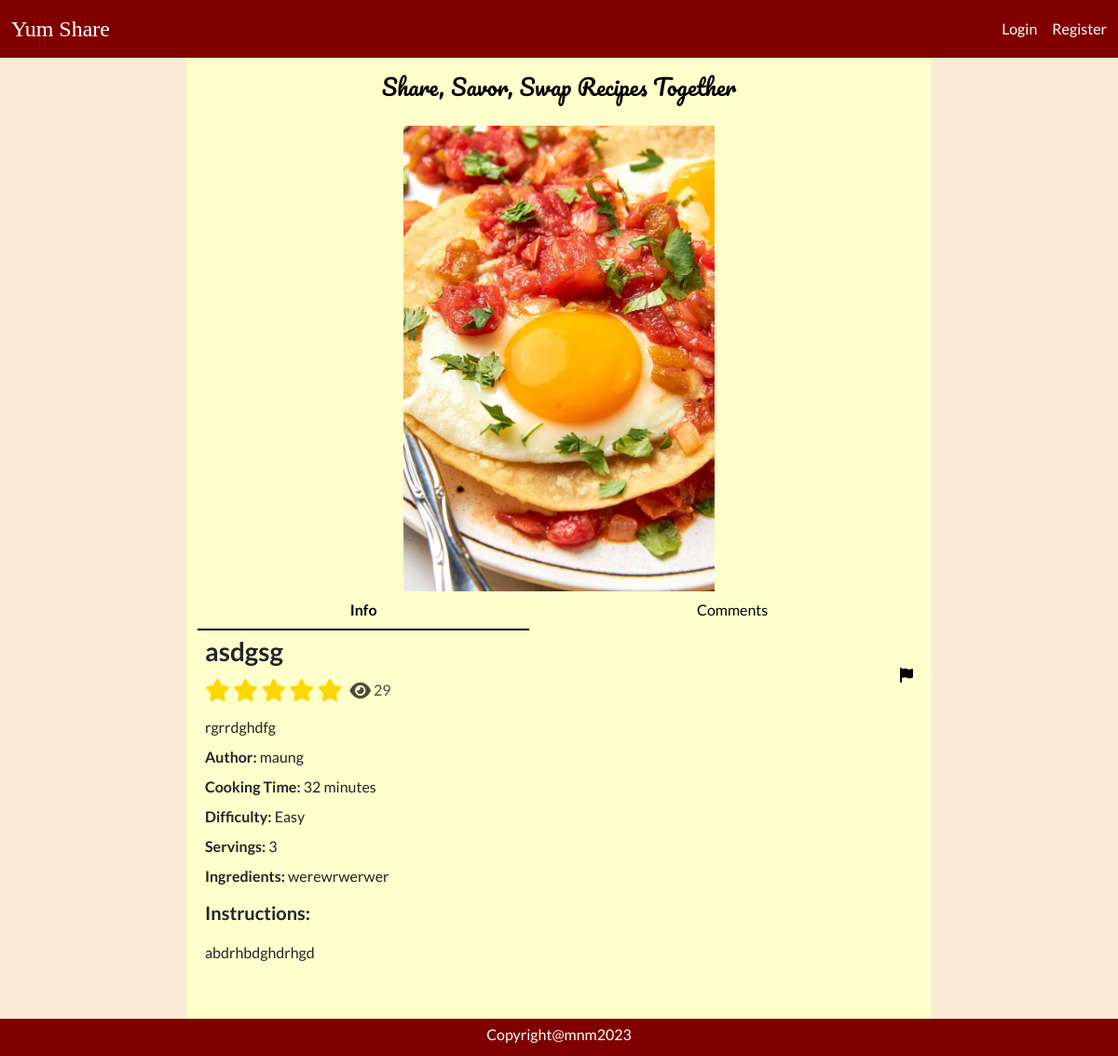
The page /recipe?id=7 on the database as committed earlier.
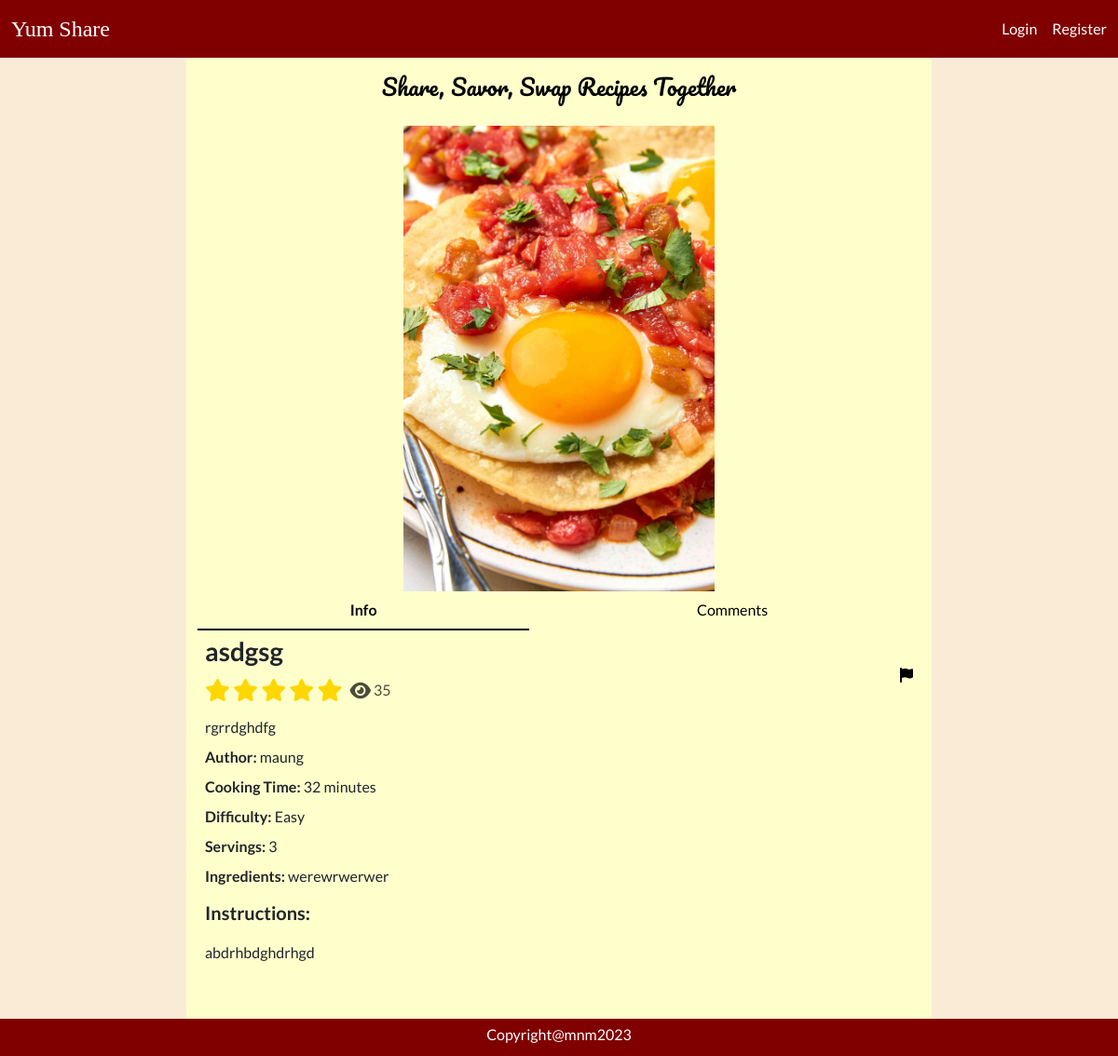
The same page on the database as committed later.
### tables this page shows
CREATE TABLE `recipes` (
  `id` int NOT NULL AUTO_INCREMENT,
  `name` varchar(255) NOT NULL,
  `time` int NOT NULL,
  `difficulty` int DEFAULT NULL,
  `description` varchar(255) DEFAULT NULL,
  `instructions` text NOT NULL,
  `servings` int DEFAULT NULL,
  `image` varchar(255) DEFAULT NULL,
  `views` int DEFAULT '0',
  `user_id` int NOT NULL,
  `created` datetime NOT NULL,
  `ingredients` text NOT NULL,
  `updated` datetime DEFAULT NULL,
  `rating` int DEFAULT '0',
  PRIMARY KEY (`id`),
  KEY `user_id` (`user_id`),
  CONSTRAINT `recipes_ibfk_1` FOREIGN KEY (`user_id`) REFERENCES `users` (`id`) ON DELETE CASCADE
);

CREATE TABLE `users` (
  `id` int NOT NULL AUTO_INCREMENT,
  `name` varchar(255) NOT NULL,
  `email` varchar(255) NOT NULL,
  `password` varchar(255) NOT NULL,
  `is_admin` int DEFAULT '0',
  `created` datetime NOT NULL,
  `updated` datetime DEFAULT NULL,
  `banned` int NOT NULL DEFAULT '0',
  PRIMARY KEY (`id`)
);

### Core/functions.php (called while the page is built, shortened)
<?php
function base_path($path)
{
    return BASE_PATH . $path;
}
function view($path, $attributes = [])
{
    extract($attributes);
    require base_path('views/' . $path);
}
function intToDifficulty($value) {
    switch($value) {
        case 1:
            return 'Easy';
            break;
    }
}
function loggedIn() {
    return isset($_SESSION['user']);
}

### Http/controllers/recipes/show.php (called while the page is built, shortened)
<?php
$recipeRepo = new RecipeRepository();
$commentRepo = new CommentRepository();
$userRepo = new UserRepository();
$recipeId = $_GET['id'];
$recipeRepo->updateView($recipeId);
$recipe = $recipeRepo->findById($recipeId);
$isFavourite = false;
$userRating = false;
$comments = $commentRepo->findByRecipeId($recipeId);
view('/recipes/show.view.php',[
    'recipe' => $recipe,
    'isFavourite' => $isFavourite,
    'userRating' => $userRating ? $userRating['rating'] : '',
    'comments' => $comments,
    'author' => $recipe ? $userRepo->findById($recipe['user_id']) : ''
]);

### public/index.php (called while the page is built, shortened)
<?php
require BASE_PATH . 'Core/functions.php';
require BASE_PATH . 'bootstrap.php';
$router = new Core\Router();
$url = parse_url($_SERVER['REQUEST_URI'])['path'];
$method = $_POST['_method'] ?? $_SERVER['REQUEST_METHOD'];
$router->route($url, $method);

### Core/App.php (called while the page is built, shortened)
<?php
class App
{
    protected static Container $container;
    public static function setContainer($container) {
        static::$container = $container;
    }
    public static function getContainer() {
        return static::$container;
    }
}

### config.php (called while the page is built)
<?php
return [
  'database' => [
      'host' => 'localhost',
      'port' => 3306,
      'dbname' => 'recipeapp'
  ]
];

### bootstrap.php (called while the page is built, shortened)
<?php
$container = new Container();
$container->bind('Core\Database', function () {
    $config = require base_path('config.php');
    return new Database($config['database']);
});

### Core/Database.php (called while the page is built, shortened)
<?php
class Database
{
    protected $connection;
    public function __construct($config, $username = 'root', $password = 'root')
    {
        $dsn = 'mysql:' . http_build_query($config, '', ';');
        $this->connection = new PDO($dsn, $username, $password, [
            PDO::ATTR_DEFAULT_FETCH_MODE => PDO::FETCH_ASSOC
        ]);
    }
    public function query($query, $params = []) {
        $this->statement = $this->connection->prepare($query);
        $this->statement->execute($params);
        return $this->statement;
    }
}

### Core/Container.php (called while the page is built, shortened)
<?php
class Container
{
    protected $bindings = [];
    public function bind($key, $value) {
        $this->bindings[$key] = $value;
    }
    public function resolve($key) {
        return call_user_func($this->bindings[$key]);
    }
}

### repositories/RecipeRepository.php (called while the page is built, shortened)
<?php
class RecipeRepository
{
    protected Database $db;
    public function __construct()
    {
        $this->db = App::getContainer()->resolve('Core\Database');
    }
    public function findById(int $recipeId) {
        $statement = "SELECT * FROM recipes WHERE id = :id";
        return $this->db->query($statement, [
           'id' => $recipeId
        ])->fetch();
    }
    public function updateRecipe($attributes): void
    {
        $statement = 'UPDATE recipes SET  ';
        foreach ($attributes as $key => $value) {
            if ($key === 'id') {
                continue;
            }
            $statement = $statement . $key . '=:' . $key . ',';
        }
        $statement = substr($statement, 0, -1);
        $statement = $statement . ' WHERE id=:id';
        $this->db->query($statement, $attributes);
    }
}

### repositories/UserRepository.php (called while the page is built, shortened)
<?php
class UserRepository
{
    protected Database $db;
    public function __construct()
    {
        $this->db = App::getContainer()->resolve('Core\Database');
    }
    public function findById($id) {
        $query = "SELECT * FROM users WHERE id = :id";
        $user = $this->db->query($query, [
            'id' => $id
        ])->fetch();
        return $user;
    }
}

### views/recipes/show.view.php (the view, shortened to what the changed rows need)
<!doctype html>
<html lang="en">
<head>
  <?php require BASE_PATH . 'public/resources/links/links.php' ?>
</head>
<body>
  <header>
    <?php require base_path('views/partials/nav.view.php') ?>
  </header>
  <main>
    <div class="d-flex justify-content-center container-fluid">
      <div class="content container-fluid" style="max-width: 800px; background-color: #ffffcc;">
        <p class="slogan text-black mb-4 fs-4">Share, Savor, Swap Recipes Together</p>
        <?php if ($recipe) : ?>
          <div class="recipe-image d-flex flex-column align-items-center position-relative">
            <img id="recipe-image" class="" src="<?= $_FILES['image'] ?? $recipe['image'] ?>" alt="recipe" style="max-width: 100%; max-height: 500px;">
            <ul class="text-dark nav nav-underline nav-fill" style="width: 100%;">
              <li class="info-tab nav-item">
                <button id='info-button' class="nav-link active">Info</button>
              </li>
              <li class="comments-tab nav-item">
                <button id="comments-button" class="nav-link"><span class="text-black">Comments</span></button>
              </li>
            </ul>
          </div>
          <div class="info text-start lh-1 p-2" id="info-section">
            <div class="d-flex flex-row justify-content-between align-items-center mb-2">
              <div class="d-flex flex-column gap-1 mb-3">
                <p class="fw-semibold fs-3"><?= htmlspecialchars($recipe['name']) ?></p>
                <div class="d-flex flex-row">
                  <div class="me-2">
                    <?php if (isset($recipe['rating'])) : ?>
                      <?php for ($i = 1; $i <= $recipe['rating']; $i++) : ?>
                        <i class="star fa-solid fa-star fa-xl"></i>
                      <?php endfor; ?>
                    <?php endif; ?>
                  </div>
                  <div style="color: rgba(0, 0, 0, 0.7);">
                    <i class="fa-solid fa-eye fa-lg"></i>
                    <span><?= $recipe['views'] ?></span>
                  </div>
                </div>
              </div>
              <?php if (loggedIn() && $_SESSION['user']['id'] === $recipe['user_id']) : ?>
                <div>
                  <a class="btn btn-success" href="/recipe/edit?id=<?= $recipe['id'] ?>">Edit Info</a>
                  <button class="btn btn-danger" onclick="confirmDeleteRecipe(<?= $recipe['id'] ?>)">Delete Recipe</button>
                </div>
              <?php else : ?>
                <a type="button" data-bs-toggle="modal" data-bs-target="#report-recipe-modal<?= $recipe['id'] ?>">
                  <i class="fa-solid fa-flag text-black" title="Report to admin"></i>
                </a>
              <?php endif; ?>
            </div>
            <p><?= htmlspecialchars($recipe['description']) ?></p>
            <p><span class="fw-semibold">Author: </span> <?= htmlspecialchars($author['name']) ?></p>
            <p><span class="fw-semibold">Cooking Time:</span> <?= htmlspecialchars($recipe['time']) ?> minutes</p>
            <p><span class="fw-semibold">Difficulty:</span> <?= intToDifficulty($recipe['difficulty']) ?></p>
            <p><span class="fw-semibold">Servings:</span> <?= $recipe['servings'] ?></p>
            <p><span class="fw-semibold">Ingredients:</span> <?= htmlspecialchars($recipe['ingredients']) ?></p>
            <div class="lh-base">
              <p class="fs-5 fw-semibold">Instructions:</p>
              <p><?= htmlspecialchars($recipe['instructions']) ?></p>
            </div>
          </div>
        <?php else : ?>
          <?php $link = isset($_SESSION['user']) ? '/home' : '/' ?>
          <p class="text-center fs-4">This recipe doesn't exist. Go <a href="<?= $link ?>">home</a></p>
        <?php endif; ?>
      </div>
    </div>
  </main>
  <footer>
    <?php require base_path("views/partials/footer.view.php") ?>
  </footer>
</body>

### Core/Router.php (shortened to what the changed rows need)
<?php
class Router
{
    protected $routes = [];
    public function add($url, $controller, $method) {
        $this->routes[] = [
            'url' => $url,
            'controller' => $controller,
            'method' => $method,
            'middleware' => null
        ];
        return $this;
    }
    public function only($key) {
        $this->routes[array_key_last($this->routes)]['middleware'] = $key;
        return $this;
    }
    public function route($url, $method) {
        foreach ($this->routes as $route) {
            if ($route['url'] === $url && $route['method'] === strtoupper($method)) {
                return require base_path('Http/controllers/' . $route['controller']);
            }
        }
    }
}

### views/partials/nav.view.php
<nav class="navbar navbar-expand-lg text-white fixed-top">
    <?php if (isset($_SESSION['user'])) : ?>
        <div class="container-fluid">
            <?php $brandLink = isset($_SESSION['user']) ? '/home' : '/' ?>
            <a class="heading navbar-brand text-white fs-4" href="<?= $brandLink ?>">Yum Share</a>
            <button class="navbar-toggler" type="button" data-bs-toggle="collapse" data-bs-target="#navbarSupportedContent" aria-controls="navbarSupportedContent" aria-expanded="false" aria-label="Toggle navigation">
                <span class="navbar-toggler-icon"></span>
            </button>
            <div class="collapse navbar-collapse" id="navbarSupportedContent">
                <ul class="navbar-nav me-auto mb-2 mb-lg-0">
                    <li class="nav-item">
                        <a class="nav-link active text-white" aria-current="page" href="/home"><span class="gray-hover">Home</span></a>
                    </li>
                    <li class="nav-item dropdown">
                        <a class="nav-link dropdown-toggle text-white" href="#" role="button" data-bs-toggle="dropdown" aria-expanded="false">
                            <span class="gray-hover">Recipes</span>
                        </a>
                        <ul class="dropdown-menu">
                            <li><a class="dropdown-item" href="/recipes?id=<?= $_SESSION['user']['id'] ?>">My Recipes</a></li>
                            <li><a class="dropdown-item" href="/recipes/create">Create New Recipe</a></li>
                            <li><a class="dropdown-item" href="/recipes/favourites">Favourites</a></li>
                            <li><a class="dropdown-item" href="/search">Browse Recipes</a></li>
                        </ul>
                    </li>
                </ul>
                <div class="nav-item btn-group dropdown me-3 mb-3 mb-lg-0">
                    <button type="button" class="btn btn-dark dropdown-toggle" data-bs-toggle="dropdown" aria-expanded="false">
                        <i class="fa-solid fa-user"></i>
                    </button>
                    <ul class="dropdown-menu">
                        <li><a class="dropdown-item" href="/profile?id=<?= $_SESSION['user']['id'] ?>">My Profile</a></li>
                        <?php if ($_SESSION['admin']) : ?>
                            <li><a class="dropdown-item" href="/home/admin">Admin Panel</a></li>
                        <?php endif; ?>
                        <li><a class="dropdown-item" href="/logout">Logout</a></li>
                    </ul>
                </div>
                <form class="d-flex" role="search" action="/search" method="GET">
                    <input name="name" class="form-control me-2" type="search" placeholder="Quick Search" aria-label="Search">
                    <input type="hidden" name="sort" value="created">
                    <button class="btn btn-success" type="submit">Search</button>
                </form>
            </div>
        </div>
    <?php else : ?>
        <div class="container-fluid d-flex flex-row justify-content-between align-items-center">
            <?php $brandLink = isset($_SESSION['user']) ? '/home' : '/' ?>
            <a class="heading navbar-brand text-white fs-4" href="<?= $brandLink ?>">Yum Share</a>
            <div class="search-bar d-flex flex-row justify-content-between align-items-center gap-3">
                <a class="no-underline text-white gray-hover ms-2" href="/login"><span class="gray-hover">Login</span></a>
                <a class="no-underline text-white gray-hover" href="/register"><span class="gray-hover">Register</span></a>
            </div>
        </div>
    <?php endif; ?>
</nav>

### views/partials/footer.view.php
<div class="d-flex flex-row justify-content-center align-items-center" style="height: 30px;">
  <p class="text-white">Copyright@mnm2023</p>
</div>

Rows that differ between the two databases and show on the page:
changed recipes "asdgsg": views "29" → "35"
